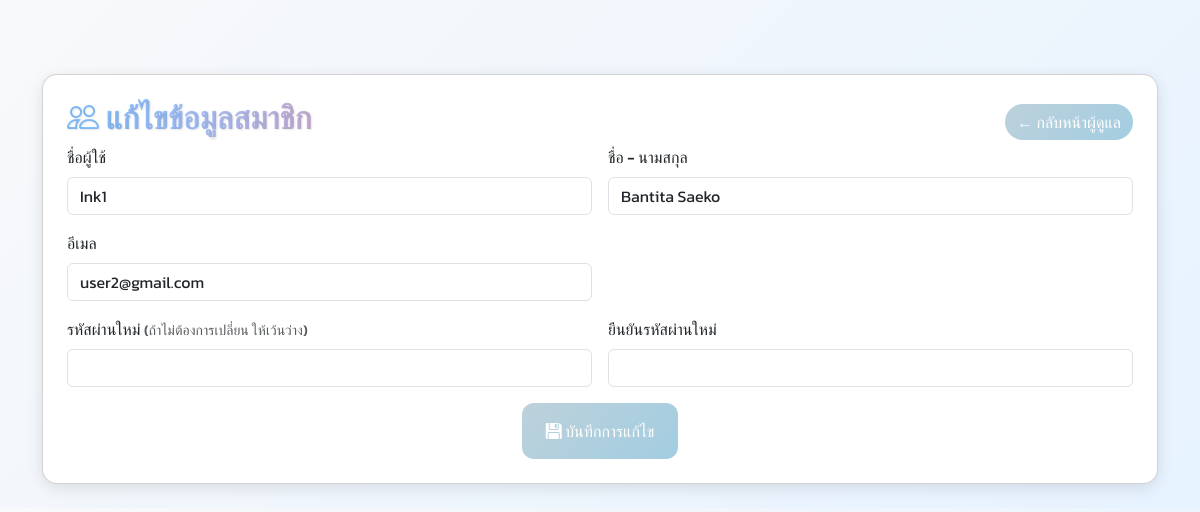
Screenshot of /admin/edit_user.php?id=23 (signed in) with the database file from the repository.
### tables this page shows
CREATE TABLE `users` (
  `user_id` int(11) NOT NULL,
  `username` varchar(50) NOT NULL,
  `password` varchar(255) NOT NULL,
  `email` varchar(100) NOT NULL,
  `full_name` varchar(100) DEFAULT NULL,
  `role` enum('admin','member') DEFAULT 'member',
  `created_at` timestamp NOT NULL DEFAULT current_timestamp()
);

### admin/edit_user.php (the view, shortened to what this page needs)
<?php
require '../config.php';
$user_id = (int) $_GET['id'];
$stmt = $conn->prepare("SELECT * FROM users WHERE user_id = ? AND role = 'member'");
$stmt->execute([$user_id]);
$user = $stmt->fetch(PDO::FETCH_ASSOC);
?>
<!DOCTYPE html>
<html lang="th">
<head>
    <link href="https://cdn.jsdelivr.net/npm/bootstrap@5.3.0/dist/css/bootstrap.min.css" rel="stylesheet">
    <link href="https://cdn.jsdelivr.net/npm/bootstrap-icons@1.13.0/font/bootstrap-icons.css" rel="stylesheet">
</head>
<body class="container py-4">
    <div class="card p-4">
        <div class="d-flex justify-content-between align-items-center">
            <h2 class="text-gradient"><i class="bi bi-people"></i> แก้ไขข้อมูลสมาชิก</h2>
            <a href="index.php" class="btn btn-gradient btn-edit rounded-pill">← กลับหน้าผู้ดูแล</a>
        </div>
        <form method="post" class="row g-3">
            <div class="col-md-6">
                <label class="form-label">ชื่อผู้ใช้</label>
                <input type="text" name="username" class="form-control" required
                    value="<?= htmlspecialchars($user['username']) ?>">
            </div>
            <div class="col-md-6">
                <label class="form-label">ชื่อ - นามสกุล</label>
                <input type="text" name="full_name" class="form-control"
                    value="<?= htmlspecialchars($user['full_name']) ?>">
            </div>
            <div class="col-md-6">
                <label class="form-label">อีเมล</label>
                <input type="email" name="email" class="form-control" required
                    value="<?= htmlspecialchars($user['email']) ?>">
            </div>
            <div class="col-md-6"></div>
            <div class="col-md-6">
                <label class="form-label">รหัสผ่านใหม่
                    <small class="text-muted">(ถ้าไม่ต้องการเปลี่ยน ให้เว้นว่าง)</small>
                </label>
                <input type="password" name="password" class="form-control">
            </div>
            <div class="col-md-6">
                <label class="form-label">ยืนยันรหัสผ่านใหม่</label>
                <input type="password" name="confirm_password" class="form-control">
            </div>
            <div class="col-12 text-center">
                <button type="submit" class="btn btn-gradient btn-edit px-4 py-3">
                    <i class="bi bi-floppy-fill text-white"></i> บันทึกการแก้ไข</button>
            </div>
        </form>
    </div>
</body>
</html>

### admin/edit_user.php (style rules this page uses)
body { font-family: 'Kanit', 'Nunito', sans-serif; background: linear-gradient(135deg, #f8f9fa, #e6f2ff); }
.text-gradient { background: linear-gradient(90deg, #80c2ffff, #a7c5ffff, #cdb4db); -webkit-background-clip: text; -webkit-text-fill-color: transparent; font-weight: 700; font-size: 2rem; text-shadow: 1px 1px 2px rgba(0, 0, 0, 0.1); }
.btn-gradient { color: white; font-weight: 500; border-radius: 12px; transition: all 0.3s; border: none; }
.btn-edit { background: linear-gradient(135deg, #bdd1dbff, #a2cde1ff); }
.card { border-radius: 15px; box-shadow: 0px 4px 15px rgba(0, 0, 0, 0.1); margin-top: 50px; }
h2 { font-weight: bold; color: #6c63ff; }
label { font-weight: 500; }

### rows the page displays
users: username "Ink1", full_name "Bantita Saeko", email "user2@gmail.com"
